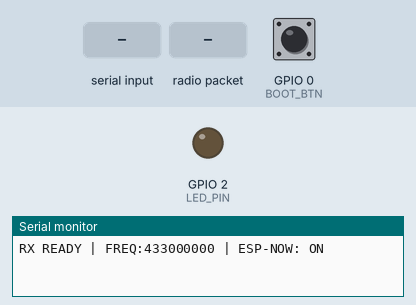
The sketch below on a simulated ESP32. Parts: output pins drawn as LEDs (lit = HIGH), the last lines printed to the serial monitor. Dashed ring = blinking. The test bench sets the inputs (shaded band); at power-on: GPIO 0 (BOOT_BTN) HIGH. No radio packets arrive unless stated.

Above: at 1.2 s.
1.3 s: GPIO 0 (BOOT_BTN) pulled LOW for 0.15 s
At 2.3 s:
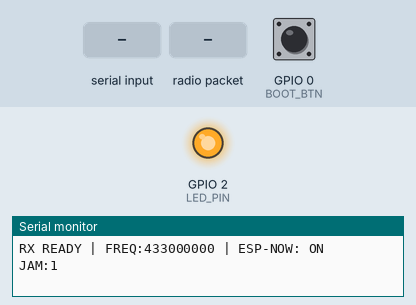
2.9 s: "FREQ:433750000\n" received over Serial
At 3.1 s:
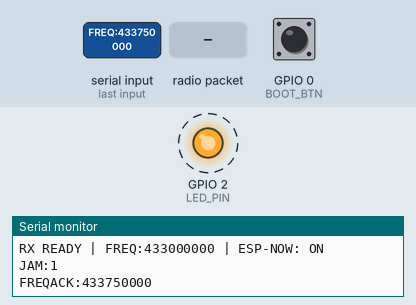
4.4 s: radio packet "FREQ:433750000" arrives
At 4.9 s:
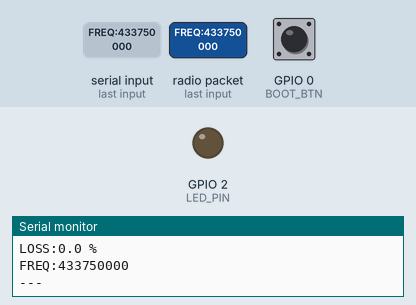
Timing chart, 0 to 7.4 s (numbered marks = the images above; inputs shaded):
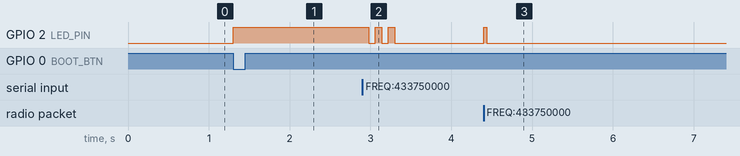

Measured:
- after the input at 1.3 s, GPIO 2 (LED_PIN): LOW → HIGH at once
- after the input at 2.9 s, GPIO 2 (LED_PIN): alternates HIGH for 0.08 s and LOW for 0.08 s, 5 changes in all, then stays LOW, starting after 0.08 s
- after the input at 4.4 s, GPIO 2 (LED_PIN): LOW → HIGH at once, → LOW 0.04 s later

The sketch:

receiver.ino
```cpp
// LoRa Receiver – AI-Driven Frequency Hopping via ESP-NOW OOB Control
// Frequency: 433MHz baseline | Hops to 433.75MHz on jam detection
// Pins: SCK=18, MISO=19, MOSI=23, NSS=5, RST=14, DIO0=26
// ESP-NOW: Broadcasts freq-hop commands to Transmitter over 2.4GHz WiFi

#include <SPI.h>
#include <LoRa.h>
#include <WiFi.h>
#include <esp_now.h>

#define LORA_SCK   18
#define LORA_MISO  19
#define LORA_MOSI  23
#define LORA_SS    5
#define LORA_RST   14
#define LORA_DIO0  26
#define LED_PIN    2
#define BOOT_BTN   0    // Physical BOOT button on this ESP32 (GPIO 0)

// ── LoRa Parameters ──
long  frequency       = 433000000;   // 433.00 MHz baseline
int   spreadingFactor = 8;
int   lastPacketCount = 0;
int   totalExpected   = 0;
int   totalLost       = 0;

// ── BOOT button jamming toggle ──
bool  jammingMode     = false;
bool  lastBtnState    = HIGH;
unsigned long lastDebounce = 0;
#define DEBOUNCE_MS   250

// ── ESP-NOW broadcast address (FF:FF:FF:FF:FF:FF = all peers) ──
uint8_t broadcastAddr[] = {0xFF, 0xFF, 0xFF, 0xFF, 0xFF, 0xFF};

// ESP-NOW send callback (optional debug)
void onDataSent(const uint8_t *mac_addr, esp_now_send_status_t status) {
  // Can add Serial debug here if needed
}

// Broadcast a command string to all ESP-NOW peers (i.e. the Transmitter)
void espnowBroadcast(String msg) {
  uint8_t buf[250];
  int len = msg.length();
  if (len > 249) len = 249;
  msg.getBytes(buf, len + 1);
  esp_now_send(broadcastAddr, buf, len);
}

void checkBootButton() {
  bool currentState = digitalRead(BOOT_BTN);
  if (lastBtnState == HIGH && currentState == LOW) {
    unsigned long now = millis();
    if (now - lastDebounce > DEBOUNCE_MS) {
      lastDebounce = now;
      jammingMode = !jammingMode;
      if (jammingMode) {
        digitalWrite(LED_PIN, HIGH);
        Serial.println("JAM:1");
      } else {
        digitalWrite(LED_PIN, LOW);
        Serial.println("JAM:0");
      }
    }
  }
  lastBtnState = currentState;
}

// Handle commands from Python serial (COM4)
void applyCommand(String cmd) {
  cmd.trim();

  if (cmd.startsWith("FREQ:")) {
    // ── Frequency Hop Command ──
    long newFreq = cmd.substring(5).toInt();  // e.g. "FREQ:433750000" → 433750000
    if (newFreq >= 430000000 && newFreq <= 440000000) {
      frequency = newFreq;
      LoRa.setFrequency(frequency);
      // Broadcast the same command to Transmitter via ESP-NOW 2.4GHz
      espnowBroadcast(cmd);
      // Confirm to Python
      Serial.println("FREQACK:" + String(frequency));
      // Triple-blink LED to confirm hop
      for (int i = 0; i < 3; i++) {
        digitalWrite(LED_PIN, HIGH); delay(80);
        digitalWrite(LED_PIN, LOW);  delay(80);
      }
    }
  } else if (cmd == "RESET") {
    // ── Reset to baseline ──
    frequency       = 433000000;
    spreadingFactor = 8;
    LoRa.setFrequency(frequency);
    LoRa.setSpreadingFactor(spreadingFactor);
    // Broadcast RESET to Transmitter via ESP-NOW
    espnowBroadcast("RESET");
    Serial.println("FREQACK:" + String(frequency));
  } else if (cmd.startsWith("SF:")) {
    int sf = cmd.substring(3).toInt();
    if (sf >= 6 && sf <= 12) {
      spreadingFactor = sf;
      LoRa.setSpreadingFactor(sf);
    }
  }
}

void setup() {
  Serial.begin(115200);
  pinMode(LED_PIN, OUTPUT);
  digitalWrite(LED_PIN, LOW);
  pinMode(BOOT_BTN, INPUT_PULLUP);

  // ── Initialize WiFi in STA mode for ESP-NOW ──
  WiFi.mode(WIFI_STA);
  WiFi.disconnect();   // No router needed

  // ── Initialize ESP-NOW ──
  if (esp_now_init() != ESP_OK) {
    Serial.println("ESP-NOW init FAILED");
  }
  esp_now_register_send_cb(onDataSent);

  // Add broadcast peer
  esp_now_peer_info_t peerInfo = {};
  memcpy(peerInfo.peer_addr, broadcastAddr, 6);
  peerInfo.channel = 0;
  peerInfo.encrypt = false;
  esp_now_add_peer(&peerInfo);

  // ── Initialize LoRa ──
  SPI.begin(LORA_SCK, LORA_MISO, LORA_MOSI, LORA_SS);
  LoRa.setPins(LORA_SS, LORA_RST, LORA_DIO0);
  if (!LoRa.begin(frequency)) {
    Serial.println("LoRa init FAILED");
    while (true);
  }
  LoRa.setSpreadingFactor(spreadingFactor);

  Serial.println("RX READY | FREQ:" + String(frequency) + " | ESP-NOW: ON");
}

void loop() {
  checkBootButton();

  // ── Read commands from Python (COM4 serial) ──
  if (Serial.available()) {
    String cmd = Serial.readStringUntil('\n');
    applyCommand(cmd);
  }

  // ── Receive LoRa packets ──
  int packetSize = LoRa.parsePacket();
  if (packetSize) {
    String payload = "";
    while (LoRa.available()) {
      payload += (char)LoRa.read();
    }

    int pktNum = 0;
    if (payload.startsWith("PKT:")) {
      String numPart = payload.substring(4);
      int sep = numPart.indexOf('|');
      if (sep != -1) numPart = numPart.substring(0, sep);
      pktNum = numPart.toInt();
    }

    // Check if transmitter sent JAM flag over LoRa RF
    if (payload.indexOf("JAM:1") != -1) {
      Serial.println("JAM:1");
    } else if (payload.indexOf("JAM:0") != -1) {
      Serial.println("JAM:0");
    }

    int   rssi = LoRa.packetRssi();
    float snr  = LoRa.packetSnr();

    if (lastPacketCount == 0) {
      lastPacketCount = pktNum;
      totalExpected   = 1;
    } else {
      int gap = pktNum - lastPacketCount;
      if (gap < 0) {
        lastPacketCount = pktNum;
        totalExpected   = 1;
        totalLost       = 0;
      } else if (gap > 0) {
        totalExpected  += gap;
        totalLost      += (gap - 1);
        lastPacketCount = pktNum;
      }
    }

    float lossRate = (totalExpected > 0)
                     ? (float(totalLost) / float(totalExpected)) * 100.0
                     : 0.0;

    // Output block — Python parses these fields
    Serial.println("---");
    Serial.println("PKT:"  + String(pktNum));
    Serial.println("RSSI:" + String(rssi) + " dBm");
    Serial.println("SNR:"  + String(snr, 1) + " dB");
    Serial.println("LOSS:" + String(lossRate, 1) + " %");
    Serial.println("FREQ:" + String(frequency));
    Serial.println("---");

    // Quick blink on receive
    digitalWrite(LED_PIN, HIGH);
    delay(40);
    digitalWrite(LED_PIN, LOW);
  }
}
```
